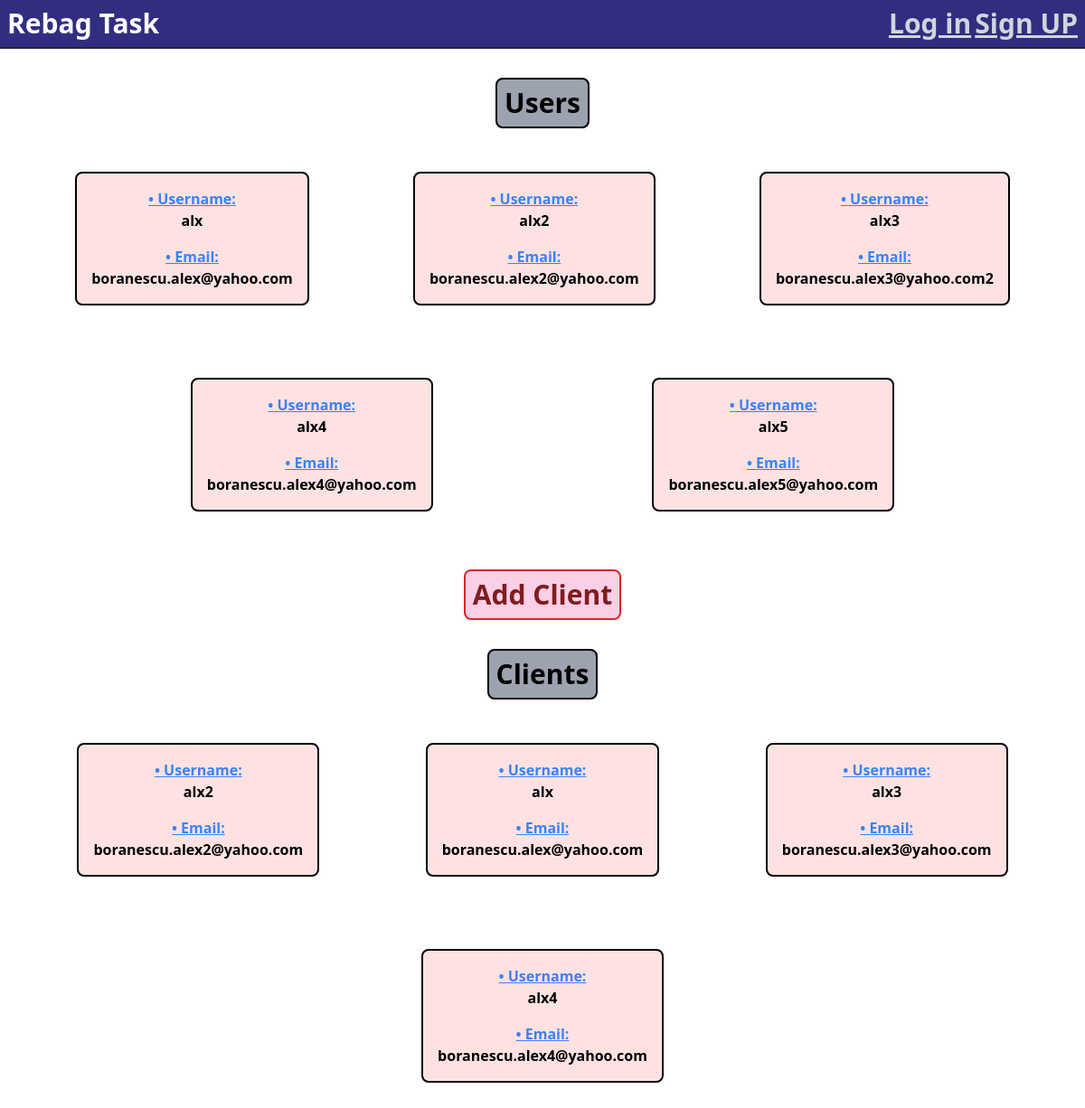
The page / on the database its author committed.
### feed/models.py (models this page shows, shortened)
class Client(models.Model):
    username = models.CharField(max_length=500, unique=True, verbose_name="Username")
    email = models.EmailField(max_length=500, unique=True, verbose_name="Email")
    password = models.CharField(max_length=500)

### feed/views.py (the view)
# urls.py: 2. Add a URL to urlpatterns:  path('', views.home, name='home')
def home(request):
    template = "home.html"
    users = User.objects.all()
    clients = Client.objects.all()
    context = {
        'users': users,
        'clients': clients,
    }
    return render(request, template, context)

### RebagTask/templates/home.html (shortened to what this page needs)
<!DOCTYPE html>
<html lang="en">
<head>
    <link href="https://unpkg.com/tailwindcss@^2/dist/tailwind.min.css" rel="stylesheet">
</head>
<body>
    <nav class="bg-indigo-900 flex justify-between border-b-2 border-gray-800 p-2 font-semibold text-white">
        <a class="no-underline text-white " href="{% url 'home' %}"><h1 class="text-3xl font-extrabold">Rebag Task</h1></a>
        {% if request.user.is_authenticated %}
            <a class="text-3xl font-extrabold underline text-gray-300" href="{% url 'logout_view' %}">Log out!</a>
        {% else %}
            <div>
                <a class="text-3xl font-extrabold underline text-gray-300" href="{% url 'login_view' %}">Log in</a>
                <a class="text-3xl font-extrabold underline text-gray-300" href="{% url 'signup_view' %}">Sign UP</a>
            </div>
        {% endif %}
    </nav>
    {% block content %}
    <div class="mt-8 flex justify-center">
        <div class="no-underline text-3xl font-extrabold text-black border-2 border-black p-2 rounded-lg bg-gray-400">Users</div>
    </div>
    <div class="flex flex-wrap p-2 justify-evenly">
        {% for user in users %}
                <div class="inline-block p-2 font-bold bg-red-100 m-10 border-2 border-solid border-black rounded-lg">
                    <div class="flex flex-col items-center p-2 ">
                        <span class="text-blue-500 underline">&bull; Username:</span>
                        <span>{{user.username}}</span>
                    </div>
                    <div class="flex flex-col items-center p-2 ">
                        <span class="text-blue-500 underline">&bull; Email:</span>
                        <span>{{user.email}}</span>
                    </div>
                </div>
        {% endfor %}
    </div>
    <div class="mt-4 flex justify-center ">
        <a class="no-underline text-3xl font-extrabold text-red-900 border-2 border-red-600 p-2 rounded-lg bg-pink-200" href="{% url 'add_client' %}">Add Client</a>
    </div>
    <div class="mt-8 flex justify-center">
        <div class="no-underline text-3xl font-extrabold text-black border-2 border-black p-2 rounded-lg bg-gray-400">Clients</div>
    </div>
    <div class="flex flex-wrap p-2 justify-evenly">
        {% for client in clients %}
            <div class="inline-block p-2 font-bold bg-red-100 m-10 border-2 border-solid border-black rounded-lg">
                <div class="flex flex-col items-center p-2 ">
                    <span class="text-blue-500 underline">&bull; Username:</span>
                    <span>{{client.username}}</span>
                </div>
                <div class="flex flex-col items-center p-2 ">
                    <span class="text-blue-500 underline">&bull; Email:</span>
                    <span>{{client.email}}</span>
                </div>
            </div>
        {% endfor %}
    </div>
    {% endblock content %}
</body>
</html>

### rows shown on the page
Client: username "alx2", email "boranescu.alex2@yahoo.com"
Client: username "alx", email "boranescu.alex@yahoo.com"
Client: username "alx3", email "boranescu.alex3@yahoo.com"
Client: username "alx4", email "boranescu.alex4@yahoo.com"

### other values the page prints
{{ user.username }} "alx"
{{ user.email }} "boranescu.alex@yahoo.com"
{{ user.username }} "alx2"
{{ user.email }} "boranescu.alex2@yahoo.com"
{{ user.username }} "alx3"
{{ user.email }} "boranescu.alex3@yahoo.com2"
{{ user.username }} "alx4"
{{ user.email }} "boranescu.alex4@yahoo.com"
{{ user.username }} "alx5"
{{ user.email }} "boranescu.alex5@yahoo.com"
